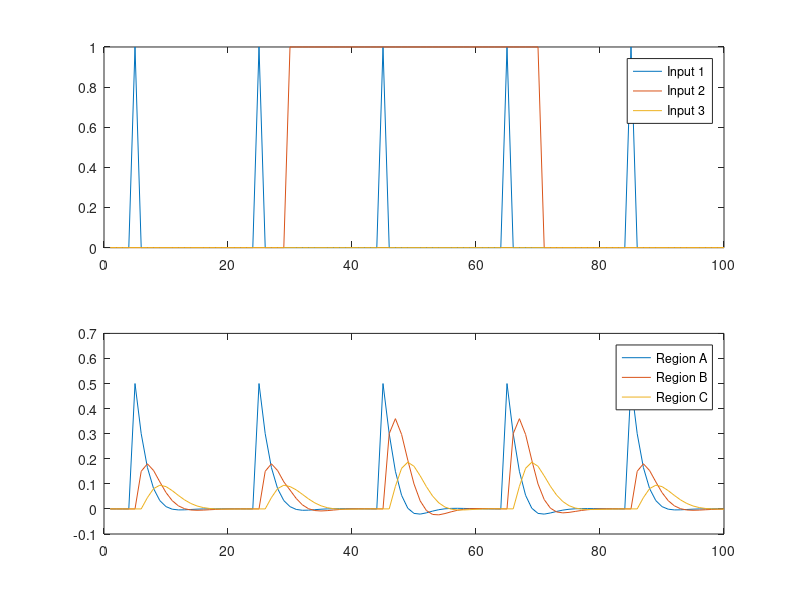

This chart was generated by the following MATLAB code:
function [ out] = dynamic( input)
%UNTITLED Summary of this function goes here
%   Detailed explanation goes here

if nargin<1
 input = zeros(3,100);
 input(1,[5:20:100]) = 1;
 input(2,[30:70]) = 1;
 %input(1,20:25) = 1;
end

X = zeros(3,size(input,2));
inhib_weight   = -0.4;
input_weight   =  0.5;
forward_weight =  0.3;
mod_weight     =  0.3;
back_weight    = -0.1;
A = diag(ones(1,3)) * inhib_weight;
A(2,1) = forward_weight;
A(3,2) = forward_weight;
A(1,2) = back_weight;
A(2,3) = back_weight;

B = zeros(3);
%B(2,1) = mod_weight;
B(2,1) = mod_weight;

C = zeros(3);
C(1,1) = input_weight;
%C(3,2) = input_weight;

for step = 2:size(input,2)
 X(:,step) = X(:,step-1) + A*X(:,step-1) + input(2,step)*B*X(:,step-1) + C*input(:,step);
end
 figure(301);
 subplot(2,1,2);
 plot(X');
 legend('Region A','Region B','Region C')
 subplot(2,1,1);
 plot(input');
 legend('Input 1','Input 2','Input 3')
 %pause
end

